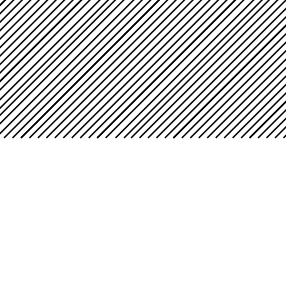
%> input picture testimage/parallellines/a.bmp, 286 x 286 px
$ octave test3.m   (GNU Octave 9; MATLAB toolbox functions it lacks are replaced by stand-ins)
%> lines starting %> are read from the running program, lines starting %| are printed output that depends on the picture; in (x1, y1, x2, y2) boxes, pixels count from 0 and x2, y2 are one past the last pixel; in counts of white or black regions, pixels touching at a corner belong together; the program's own positions count from 1
### Criminisi_inpainting.m
% inpainting.m
%
% The MATLAB implementation of inpainting algorithm by A. Criminisi (2004)
%
% Inputs:
%   - origImg        original image or corrupted image
%   - mask           implies target region (1 denotes target region)
%   - psz:           patch size (odd scalar). If psz=5, patch size is 5x5.
%
% Outputs:
%   - inpaintedImg   The inpainted image; an MxNx3 matrix of doubles.
%   - C              MxN matrix of confidence values accumulated over all iterations.
%   - D              MxN matrix of data term values accumulated over all iterations.
%   - fillMovie      A Matlab movie struct depicting the fill region over time.
%
%
%
%
%
%
function [inpaintedImg,C,D,fillMovie] = Criminisi_inpainting(origImg,mask,psz)

%% error check
if ~ismatrix(mask); error('Invalid mask'); end
if sum(sum(mask~=0 & mask~=1))>0; error('Invalid mask'); end
if mod(psz,2)==0; error('Patch size psz must be odd.'); end

fillRegion = mask;

origImg = double(origImg);
img = origImg;
ind = img2ind(img);
sz = [size(img,1) size(img,2)];
sourceRegion = ~fillRegion;

% Initialize isophote values
[Ix(:,:,3), Iy(:,:,3)] = gradient(img(:,:,3));
[Ix(:,:,2), Iy(:,:,2)] = gradient(img(:,:,2));
[Ix(:,:,1), Iy(:,:,1)] = gradient(img(:,:,1));
Ix = sum(Ix,3)/(3*255); Iy = sum(Iy,3)/(3*255);
temp = Ix; Ix = -Iy; Iy = temp;  % Rotate gradient 90 degrees

% Initialize confidence and data terms
C = double(sourceRegion);
D = repmat(-.1,sz);
iter = 1;
% Visualization stuff
if nargout==4
  fillMovie(1).cdata=uint8(img);
  fillMovie(1).colormap=[];
  origImg(1,1,:) = [0, 255, 0];
  iter = 2;
end

% Seed 'rand' for reproducible results (good for testing)
rand('state',0);

% Loop until entire fill region has been covered
while any(fillRegion(:))
  % Find contour & normalized gradients of fill region
  fillRegionD = double(fillRegion); % Marcel 11/30/05
  dR = find(conv2(fillRegionD,[1,1,1;1,-8,1;1,1,1],'same')>0);

  [Nx,Ny] = gradient(double(~fillRegion)); % Marcel 11/30/05
 %[Nx,Ny] = gradient(~fillRegion);         % Original
  N = [Nx(dR(:)) Ny(dR(:))];
  N = normr(N);
  N(~isfinite(N))=0; % handle NaN and Inf

  % Compute confidences along the fill front
  for k=dR'
    Hp = getpatch(sz,k,psz);
    q = Hp(~(fillRegion(Hp))); % fillRegionの中でパッチの部分だけ取り出して、
    C(k) = sum(C(q))/numel(Hp);
  end

  % Compute patch priorities = confidence term * data term
  D(dR) = abs(Ix(dR).*N(:,1)+Iy(dR).*N(:,2)) + 0.001;
  priorities = C(dR).* D(dR);

  % Find patch with maximum priority, Hp
  [~,ndx] = max(priorities(:));
  p = dR(ndx(1));
  [Hp,rows,cols] = getpatch(sz,p,psz);
  toFill = fillRegion(Hp);

  % Find exemplar that minimizes error, Hq
  Hq = bestexemplar(img,img(rows,cols,:),toFill',sourceRegion);

  % Update fill region
  toFill = logical(toFill);                 % Marcel 11/30/05
  fillRegion(Hp(toFill)) = false;

  % Propagate confidence & isophote values
  C(Hp(toFill))  = C(p);
  Ix(Hp(toFill)) = Ix(Hq(toFill));
  Iy(Hp(toFill)) = Iy(Hq(toFill));

  % Copy image data from Hq to Hp
  ind(Hp(toFill)) = ind(Hq(toFill));
  img(rows,cols,:) = ind2img(ind(rows,cols),origImg);

  % Visualization stuff
  if nargout==4
    ind2 = ind;
    ind2(logical(fillRegion)) = 1;
    fillMovie(iter).cdata=uint8(ind2img(ind2,origImg));
    fillMovie(iter).colormap=[];
  end
  iter = iter+1;
end

inpaintedImg = img;


%---------------------------------------------------------------------
% Scans over the entire image (with a sliding window)
% for the exemplar with the lowest error. Calls a MEX function.
%---------------------------------------------------------------------
% [4 lines left out: function bestexemplar, not called in this run]


%---------------------------------------------------------------------
% Returns the indices for a 9x9 patch centered at pixel p.
%---------------------------------------------------------------------
% [6 lines left out: function getpatch, not called in this run]

%---------------------------------------------------------------------
% Converts the (rows,cols) subscript-style indices to Matlab index-style
% indices.  Unforunately, 'sub2ind' cannot be used for this.
%---------------------------------------------------------------------
% [4 lines left out: function sub2ndx, not called in this run]


%---------------------------------------------------------------------
% Converts an indexed image into an RGB image, using 'img' as a colormap
%---------------------------------------------------------------------
function img2 = ind2img(ind,img)
for i=3:-1:1, temp=img(:,:,i); img2(:,:,i)=temp(ind); end


%---------------------------------------------------------------------
% Converts an RGB image into a indexed image, using the image itself as
% the colormap.
%---------------------------------------------------------------------
function ind = img2ind(img)
s=size(img); ind=reshape(1:s(1)*s(2),s(1),s(2));

### test3.m
clear
origimg=imread('testimage/parallellines/a.bmp');
%> origimg is the input picture: size 286x286x3 uint8; min 0, max 255, mean 223.5
masked_img=imread('testimage/parallellines/a_masked.bmp');
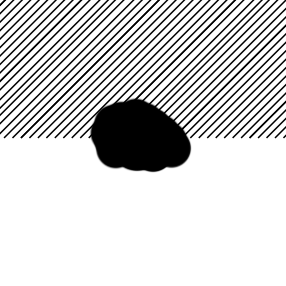
%> input picture testimage/parallellines/a_masked.bmp, 286 x 286 px
%> masked_img is the input picture: size 286x286x3 uint8; min 0, max 255, mean 208.5
A=double(imread('testimage/parallellines/a_mask.bmp'));
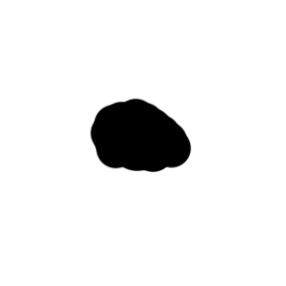
%> input picture testimage/parallellines/a_mask.bmp, 286 x 286 px
%> A: size 286x286x3 double; min 0, max 255, mean 237.8; mean of the top-left, top-right, bottom-left and bottom-right quarters 230.6, 239.2, 240.8, 240.5

n=find(A<255);
%> n = 17982 values from 25583 to 218372
A(n)=0;
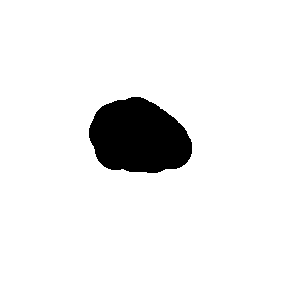
%> A: size 286x286x3 double; 92.7% white; 1 black region, box (x1, y1, x2, y2) and area: (89, 97, 192, 173) 5994
mask=rgb2gray(uint8(~(A/255)));

psz = 19;
npsz = 65;
N = 25;
errortolerance = 25*psz^2;
belta = 0.25;


tic
[img0,CC0,DD0,fillmove0] = Criminisi_inpainting(masked_img,mask,psz);
%> in Criminisi_inpainting, `ind = img2ind(img);`:
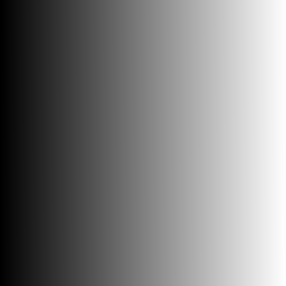
%> ind: size 286x286 double; min 1, max 81796, mean 40898.5; drawn with min black and max white
%> in Criminisi_inpainting, `[Ix(:,:,1), Iy(:,:,1)] = gradient(img(:,:,1));`:
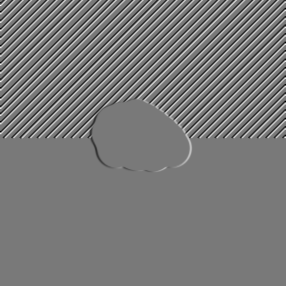
%> Ix: size 286x286x3 double; min -197, max 218, mean 0; drawn with min black and max white
%> in Criminisi_inpainting, `Ix = -Iy`:
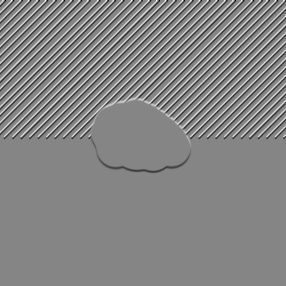
%> Ix: size 286x286 double; min -0.855, max 0.78, mean -0.000897; drawn with min black and max white
%> in Criminisi_inpainting, `origImg(1,1,:) = [0, 255, 0];`: origImg: size 286x286x3 double; mean R, G, B 208.4, 208.5, 208.4
%> the loop in Criminisi_inpainting, `while any(fillRegion(:))` made 1 pass
%> pass 1, in Criminisi_inpainting, `[Nx,Ny] = gradient(double(~fillRegion));`:
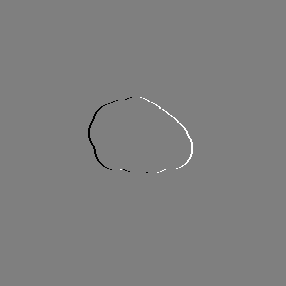
%> Nx: size 286x286 double; min -0.5, max 0.5, mean 0; drawn with min black and max white
%> the run ends on the next line
